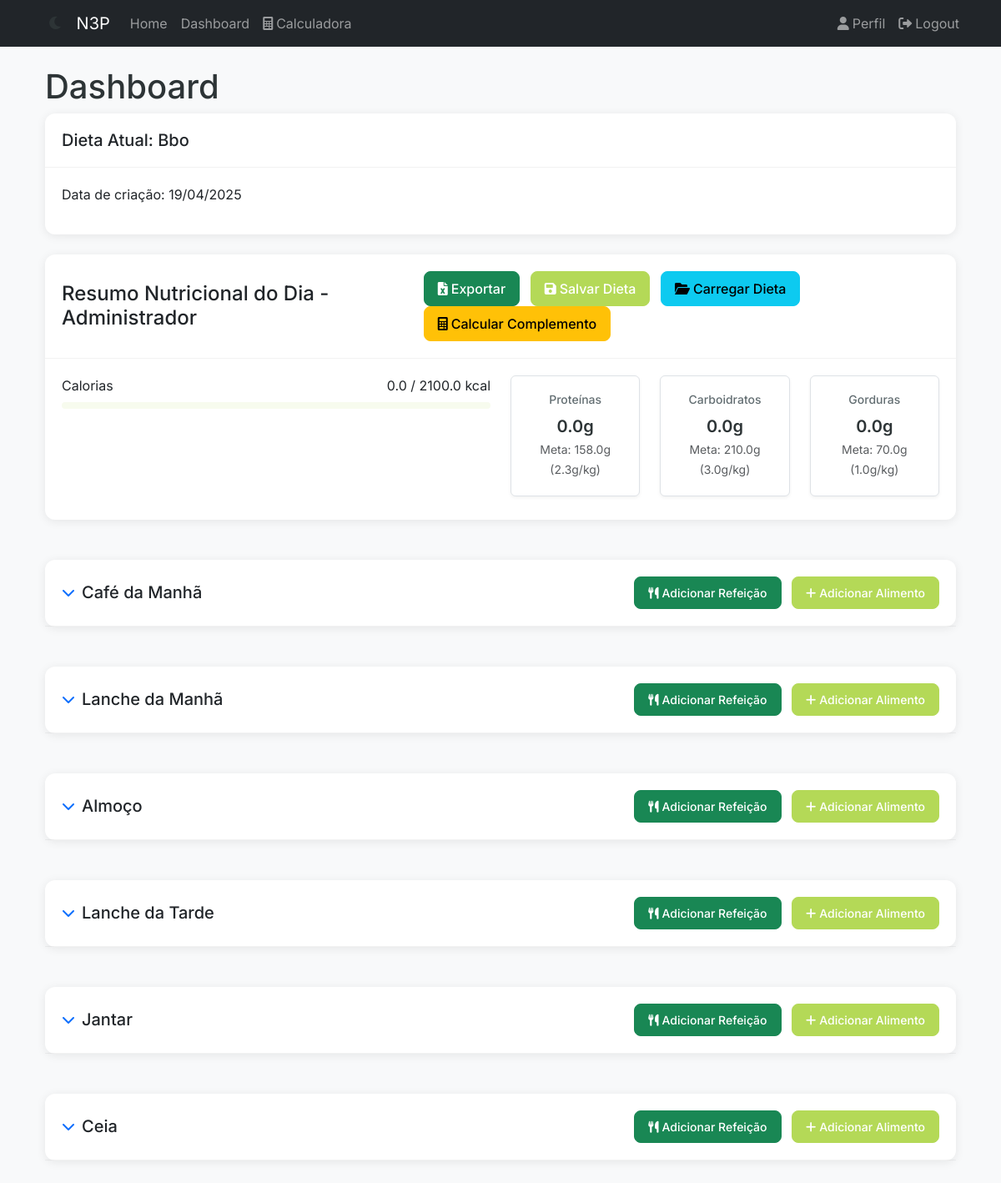
The app's page /dashboard (signed in) with its own data.
### app/models/diet.py (models this page shows, shortened)
class Diet(db.Model):
    __tablename__ = "diets"
    id = db.Column(db.Integer, primary_key=True)
    name = db.Column(db.String(100), nullable=False)
    user_id = db.Column(db.Integer, db.ForeignKey("users.id"), nullable=False)
    created_at = db.Column(db.DateTime, nullable=False, default=datetime.utcnow)
    updated_at = db.Column(db.DateTime, nullable=False, default=datetime.utcnow, onupdate=datetime.utcnow)
    meals_data = db.Column(db.JSON, nullable=True)

### app/models/user.py (models this page shows, shortened)
class User(UserMixin, db.Model):
    __tablename__ = "users"
    id = db.Column(db.Integer, primary_key=True)
    username = db.Column(db.String(80), unique=True, nullable=False)
    email = db.Column(db.String(120), unique=True, nullable=False)
    password_hash = db.Column(db.String(128))
    created_at = db.Column(db.DateTime, default=datetime.utcnow)
    updated_at = db.Column(db.DateTime, default=datetime.utcnow, onupdate=datetime.utcnow)
    nome = db.Column(db.String(100), nullable=False)
    idade = db.Column(db.Integer, nullable=False)
    altura = db.Column(db.Float, nullable=False)  # altura em metros
    peso = db.Column(db.Float, nullable=False)  # peso em kg
    sexo = db.Column(
        db.String(1), nullable=False
    )  # 'M' para masculino, 'F' para feminino
    fator_atividade = db.Column(db.String(20), nullable=False)
    objetivo = db.Column(db.String(50), nullable=False)
    admin = db.Column(db.Boolean, nullable=False, default=False)
    calories_goal = db.Column(db.Float, nullable=True)
    proteins_goal = db.Column(db.Float, nullable=True)
    carbs_goal = db.Column(db.Float, nullable=True)
    fats_goal = db.Column(db.Float, nullable=True)
    diets = db.relationship("Diet", lazy=True)

### app/blueprints/main/routes.py (the view, shortened to what this page needs)
@bp.route("/dashboard")
@login_required
def dashboard():
    most_recent_diet = Diet.query.filter_by(user_id=current_user.id)\
        .order_by(Diet.created_at.desc())\
        .first()
    saved_diets = Diet.query.filter_by(user_id=current_user.id)\
        .order_by(Diet.created_at.desc())\
        .all()
    daily_totals = {
        'calories': 0,
        'proteins': 0,
        'carbs': 0,
        'fats': 0
    }
    user_goals = {
        'calories': current_user.calories_goal or 0,
        'proteins': current_user.proteins_goal or 0,
        'carbs': current_user.carbs_goal or 0,
        'fats': current_user.fats_goal or 0
    }
    meals = []
    meal_totals = {
        'cafe_da_manha': {'calories': 0, 'proteins': 0, 'carbs': 0, 'fats': 0},
        'lanche_manha': {'calories': 0, 'proteins': 0, 'carbs': 0, 'fats': 0},
        'almoco': {'calories': 0, 'proteins': 0, 'carbs': 0, 'fats': 0},
        'lanche_tarde': {'calories': 0, 'proteins': 0, 'carbs': 0, 'fats': 0},
        'janta': {'calories': 0, 'proteins': 0, 'carbs': 0, 'fats': 0},
        'ceia': {'calories': 0, 'proteins': 0, 'carbs': 0, 'fats': 0}
    }
    if most_recent_diet and most_recent_diet.meals_data:
        meals = most_recent_diet.meals_data
        for meal_type, foods in meals.items():
            for food in foods:
                daily_totals['calories'] += float(food.get('calories', 0))
                daily_totals['proteins'] += float(food.get('proteins', 0))
                daily_totals['carbs'] += float(food.get('carbs', 0))
                daily_totals['fats'] += float(food.get('fats', 0))
                if meal_type in meal_totals:
                    meal_totals[meal_type]['calories'] += float(food.get('calories', 0))
                    meal_totals[meal_type]['proteins'] += float(food.get('proteins', 0))
                    meal_totals[meal_type]['carbs'] += float(food.get('carbs', 0))
                    meal_totals[meal_type]['fats'] += float(food.get('fats', 0))
    return render_template('main/dashboard.html',
                         title='Dashboard',
                         diet=most_recent_diet,
                         meal_types=MEAL_TYPES,
                         daily_totals=daily_totals,
                         user_goals=user_goals,
                         meals=meals,
                         meal_totals=meal_totals,
                         saved_diets=saved_diets)

### app/__init__.py (called while the page is built)
def create_app(config_class=Config):
    app = Flask(__name__)
    app.config.from_object(config_class)
    db.init_app(app)
    migrate.init_app(app, db)
    login.init_app(app)
    register_blueprints(app)
    from app.models import User
    @login.user_loader
    def load_user(id):
        return User.query.get(int(id))
    return app

### app/templates/main/dashboard.html (shortened to what this page needs)
{% extends "base.html" %} {% from "macros/forms.html" import render_food_row %}
{% block title %}Dashboard - N3P{% endblock %} {% block content %}
<div class="container mt-4">
    <h1>Dashboard</h1>
    {% if diet %}
    <div class="card mb-4">
        <div class="card-header">
            <h5 class="mb-0">Dieta Atual: {{ diet.name }}</h5>
        </div>
        <div class="card-body">
            <p>Data de criação: {{ diet.created_at.strftime('%d/%m/%Y') }}</p>
        </div>
    </div>
    {% else %}
    <div class="alert alert-info">
        Você ainda não tem nenhuma dieta cadastrada.
    </div>
    {% endif %}
  <div class="row mb-4">
    <div class="col-md-12">
      <div class="card">
        <div
          class="card-header d-flex justify-content-between align-items-center"
        >
          <h4 class="mb-0">
            Resumo Nutricional do Dia - {{ current_user.nome }}
          </h4>
          <div>
            <button
              class="btn btn-success me-2"
              onclick="exportToExcel()"
              title="Exportar para Excel"
            >
              <i class="fas fa-file-excel me-1"></i>Exportar
            </button>
            <button
              class="btn btn-primary me-2"
              data-bs-toggle="modal"
              data-bs-target="#saveDietModal"
            >
              <i class="fas fa-save me-1"></i>Salvar Dieta
            </button>
            <button
              class="btn btn-info me-2"
              data-bs-toggle="modal"
              data-bs-target="#loadDietModal"
            >
              <i class="fas fa-folder-open me-1"></i>Carregar Dieta
            </button>
            <button
              class="btn btn-warning me-2"
              data-bs-toggle="modal"
              data-bs-target="#calculatorModal"
              onclick="document.getElementById('calculatorFrame').contentWindow.importComplement()"
            >
              <i class="fas fa-calculator me-1"></i>Calcular Complemento
            </button>
          </div>
        </div>
        <div class="card-body">
          <div class="row">
            <div class="col-md-6">
              <div class="progress-wrapper mb-3">
                <div
                  class="d-flex justify-content-between align-items-center mb-1"
                >
                  <span>Calorias</span>
                  <span>
                  </span>
                </div>
                <div class="progress">
                </div>
              </div>
            </div>
            <div class="col-md-6">
              <div class="row">
                <div class="col-md-4">
                  <div class="nutrient-box text-center p-2 rounded mb-2">
                    <h6>Proteínas</h6>
                    <p class="mb-0">
                    </p>
                    <small class="text-muted"
                      >Meta:
                      <span id="user-goals-proteins"
                        >{{ "%.1f"|format(user_goals.proteins) }}</span
                      >g (<span
                        >{{ "%.1f"|format(user_goals.proteins/current_user.peso)
                        }}</span
                      >g/kg)
                    </small>
                  </div>
                </div>
                <div class="col-md-4">
                  <div class="nutrient-box text-center p-2 rounded mb-2">
                    <h6>Carboidratos</h6>
                    <p class="mb-0">
                    </p>
                    <small class="text-muted"
                      >Meta:
                      <span id="user-goals-carbs"
                        >{{ "%.1f"|format(user_goals.carbs) }}</span
                      >g (<span
                        >{{ "%.1f"|format(user_goals.carbs/current_user.peso)
                        }}</span
                      >g/kg)
                    </small>
                  </div>
                </div>
                <div class="col-md-4">
                  <div class="nutrient-box text-center p-2 rounded mb-2">
                    <h6>Gorduras</h6>
                    <p class="mb-0">
                    </p>
                    <small class="text-muted"
                      >Meta:
                      <span id="user-goals-fats"
                        >{{ "%.1f"|format(user_goals.fats) }}</span
                      >g (<span
                        >{{ "%.1f"|format(user_goals.fats/current_user.peso)
                        }}</span
                      >g/kg)
                    </small>
                  </div>
                </div>
              </div>
            </div>
          </div>
        </div>
      </div>
    </div>
  </div>
  {% for meal_type, meal_name in meal_types.items() %}
  <div class="row mb-4">
    <div class="col-md-12">
      <div class="card">
        <div
          class="card-header d-flex justify-content-between align-items-center"
        >
          <div class="d-flex align-items-center">
            <button
              class="btn btn-link p-0 me-2 expand-btn"
              onclick="toggleMealSection('{{ meal_type }}')"
            >
              <i class="fas fa-chevron-down"></i>
            </button>
            <h5 class="mb-0">{{ meal_name }}</h5>
          </div>
          <div>
            <button
              class="btn btn-success btn-sm me-2"
              data-bs-toggle="modal"
              data-bs-target="#mealTemplateModal-{{ meal_type }}"
            >
              <i class="fas fa-utensils me-1"></i>Adicionar Refeição
            </button>
            <button
              class="btn btn-primary btn-sm"
              onclick="addNewRow('{{ meal_type }}')"
            >
              <i class="fas fa-plus me-1"></i>Adicionar Alimento
            </button>
          </div>
        </div>
      </div>
    </div>
  </div>
  {% endfor %}
</div>
{% endblock %} {% block extra_css %}
<link
  rel="stylesheet"
  href="{{ url_for('static', filename='css/dashboard.css') }}"
/>
 {% endblock %}

### app/static/css/theme.css (style rules this page uses)
:root { --primary-color: #b4d957; --primary-light: #d4e9a5; --primary-dark: #9fc748; --secondary-color: #ff7f6b; --secondary-dark: #ff6b54; --bg-color: #ffffff; --bg-secondary: #f8f9fa; --text-color: #212529; --text-muted: #6c757d; --border-color: #dee2e6; --shadow-sm: 0 2px 4px rgba(0, 0, 0, 0.05); --shadow-md: 0 4px 6px rgba(0, 0, 0, 0.1); --shadow-lg: 0 6px 20px rgba(0, 0, 0, 0.1); --card-bg: #ffffff; --input-bg: #ffffff; --border-radius: 0.5rem; --transition: all 0.3s ease; --scale: scale(1.02); --scale-btn: scale(1.05); }
body { background-color: var(--bg-color); color: var(--text-color); font-family: "Inter", -apple-system, BlinkMacSystemFont, sans-serif; line-height: 1.5; margin: 0; padding: 0; transition: background-color 0.3s ease, color 0.3s ease; }
.card { background: var(--card-bg); border-radius: var(--border-radius); border: none; box-shadow: var(--shadow-sm); transition: var(--transition); margin-bottom: 1.5rem; }
.card-header { background: transparent; border-bottom: 1px solid var(--border-color); padding: 1.25rem; }
.card-body { padding: 1.25rem; }
.btn { border-radius: var(--border-radius); font-weight: 500; padding: 0.5rem 1rem; transition: var(--transition); position: relative; overflow: hidden; }
.btn-primary { background-color: var(--primary-color); border-color: var(--primary-color); }
.progress { background-color: rgba(180, 217, 87, 0.1); border-radius: 100px; height: 0.5rem; margin: 0.5rem 0; overflow: hidden; }

### app/static/css/dashboard.css (style rules this page uses)
:root { --primary-color: #b4d957; --primary-light: #d4e9a5; --secondary-color: #ff7a5c; --text-color: #2d3436; --text-muted: #636e72; --background-color: #f8f9fa; --card-background: #ffffff; --border-radius: 12px; --shadow: 0 2px 12px rgba(0, 0, 0, 0.08); --transition: all 0.3s ease; --scale: scale(1.02); --scale-btn: scale(1.05); }
body { background-color: var(--background-color); color: var(--text-color); font-family: "Inter", -apple-system, BlinkMacSystemFont, sans-serif; line-height: 1.5; margin: 0; padding: 0; }
.card { background: var(--card-background); border-radius: var(--border-radius); border: none; box-shadow: var(--shadow); transition: var(--transition); margin-bottom: 1.5rem; animation: slideIn 0.5s ease-out; }
.card-header { background: transparent; border-bottom: 1px solid rgba(0, 0, 0, 0.05); padding: 1.25rem; }
.card-body { padding: 1.25rem; }
.btn { border-radius: 8px; font-weight: 500; padding: 0.5rem 1rem; transition: var(--transition); position: relative; overflow: hidden; }
.btn::after { content: ""; position: absolute; top: 50%; left: 50%; width: 5px; height: 5px; background: rgba(255, 255, 255, 0.5); opacity: 0; border-radius: 100%; transform: scale(1, 1) translate(-50%); transform-origin: 50% 50%; }
.btn-primary { background-color: var(--primary-color); border-color: var(--primary-color); }
.nutrient-box { background: var(--card-background); border-radius: var(--border-radius); box-shadow: var(--shadow); padding: 1.25rem !important; transition: var(--transition); animation: fadeIn 0.5s ease-out; }
.nutrient-box h6 { color: var(--text-muted); font-size: 0.875rem; margin-bottom: 0.5rem; }
.nutrient-box p { color: var(--text-color); font-size: 1.25rem; font-weight: 600; transition: var(--transition); }
.progress { background-color: rgba(180, 217, 87, 0.1); border-radius: 100px; height: 0.5rem; margin: 0.5rem 0; overflow: hidden; position: relative; }
.nutrient-box { background-color: #f8f9fa; border: 1px solid #dee2e6; }
.nutrient-box { background: var(--card-background); border-radius: var(--border-radius); box-shadow: var(--shadow-sm); padding: 1.25rem !important; transition: var(--transition); animation: fadeIn 0.5s ease-out; }

### app/static/css/auth.css (style rules this page uses)
.progress { background-color: rgba(0, 0, 0, 0.1); border-radius: 1rem; overflow: hidden; height: 8px; }

### records on screen
Diet: name "Bbo", created_at "19/04/2025"
User: nome "Administrador", proteins "158.0", user_goals.proteins/current_user.peso "2.3", carbs "210.0", user_goals.carbs/current_user.peso "3.0", fats "70.0", user_goals.fats/current_user.peso "1.0"

### other values on screen
{{ meal_name }} "Café da Manhã" "Lanche da Manhã" "Almoço" "Lanche da Tarde" "Jantar" "Ceia"
